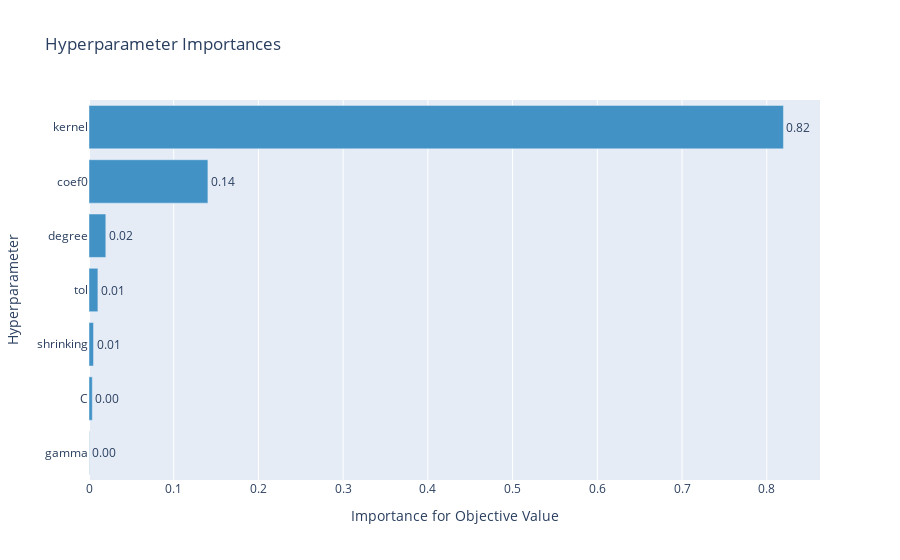

The code cell stored with this chart in its notebook:
### Code cell
plot_param_importances(study)

### Figure 1 — Plotly figure (JSON) as saved in the notebook; plotly's stock layout.template omitted (floating-point values rounded to 4 significant figures)
{"data": [{"cliponaxis": false, "hovertemplate": ["gamma (CategoricalDistribution): 0.000352477845526118<extra></extra>", "C (UniformDistribution): 0.003921533909963662<extra></extra>", "shrinking (IntUniformDistribution): 0.005337360102229658<extra></extra>", "tol (UniformDistribution): 0.010498454062696257<extra></extra>", "degree (IntUniformDistribution): 0.019838008874990612<extra></extra>", "coef0 (UniformDistribution): 0.14035913463820401<extra></extra>", "kernel (CategoricalDistribution): 0.8196930305663898<extra></extra>"], "marker": {"color": "rgb(66,146,198)"}, "orientation": "h", "text": ["0.000352477845526118", "0.003921533909963662", "0.005337360102229658", "0.010498454062696257", "0.019838008874990612", "0.14035913463820401", "0.8196930305663898"], "textposition": "outside", "texttemplate": "%{text:.2f}", "type": "bar", "x": [0.0003525, 0.003922, 0.005337, 0.0105, 0.01984, 0.1404, 0.8197], "y": ["gamma", "C", "shrinking", "tol", "degree", "coef0", "kernel"]}], "layout": {"showlegend": false, "title": {"text": "Hyperparameter Importances"}, "xaxis": {"title": {"text": "Importance for Objective Value"}}, "yaxis": {"title": {"text": "Hyperparameter"}}}}
